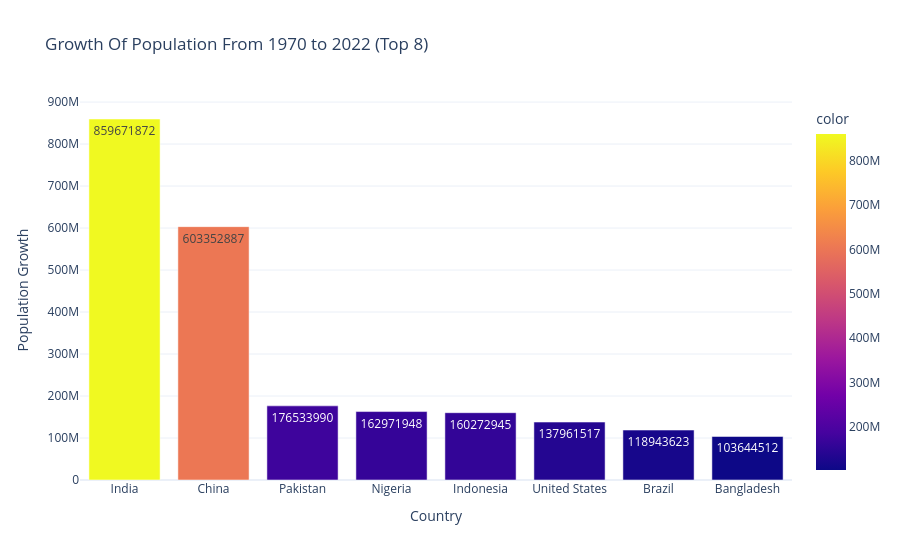

Notebook source saved alongside this figure:
### Markdown cell above
# Growth of Population (1970 to 2022 and  Top 8 Countries)

### Code cell
growth = (
    df.groupby('Country/Territory')['2022 Population'].sum()
    - df.groupby('Country/Territory')['1970 Population'].sum()
).sort_values(ascending=False).head(8)

fig = px.bar(
    x=growth.index,
    y=growth.values,
    text=growth.values,
    color=growth.values,
    title='Growth Of Population From 1970 to 2022 (Top 8)',
    template='plotly_white'
)

fig.update_layout(
    xaxis_title='Country',
    yaxis_title='Population Growth'
)

fig.show()

### Figure 1 — Plotly figure (JSON) as saved in the notebook; plotly's stock layout.template omitted (floating-point values rounded to 4 significant figures)
{"data": [{"alignmentgroup": "True", "hovertemplate": "x=%{x}<br>y=%{y}<br>text=%{text}<br>color=%{marker.color}<extra></extra>", "legendgroup": "", "marker": {"color": [859671872, 603352887, 176533990, 162971948, 160272945, 137961517, 118943623, 103644512], "coloraxis": "coloraxis", "pattern": {"shape": ""}}, "name": "", "offsetgroup": "", "orientation": "v", "showlegend": false, "text": [859671872, 603352887, 176533990, 162971948, 160272945, 137961517, 118943623, 103644512], "textposition": "auto", "type": "bar", "x": ["India", "China", "Pakistan", "Nigeria", "Indonesia", "United States", "Brazil", "Bangladesh"], "xaxis": "x", "y": [859671872, 603352887, 176533990, 162971948, 160272945, 137961517, 118943623, 103644512], "yaxis": "y"}], "layout": {"barmode": "relative", "coloraxis": {"colorbar": {"title": {"text": "color"}}, "colorscale": [[0, "#0d0887"], [0.1111, "#46039f"], [0.2222, "#7201a8"], [0.3333, "#9c179e"], [0.4444, "#bd3786"], [0.5556, "#d8576b"], [0.6667, "#ed7953"], [0.7778, "#fb9f3a"], [0.8889, "#fdca26"], [1, "#f0f921"]]}, "legend": {"tracegroupgap": 0}, "title": {"text": "Growth Of Population From 1970 to 2022 (Top 8)"}, "xaxis": {"anchor": "y", "domain": [0, 1], "title": {"text": "Country"}}, "yaxis": {"anchor": "x", "domain": [0, 1], "title": {"text": "Population Growth"}}}}
